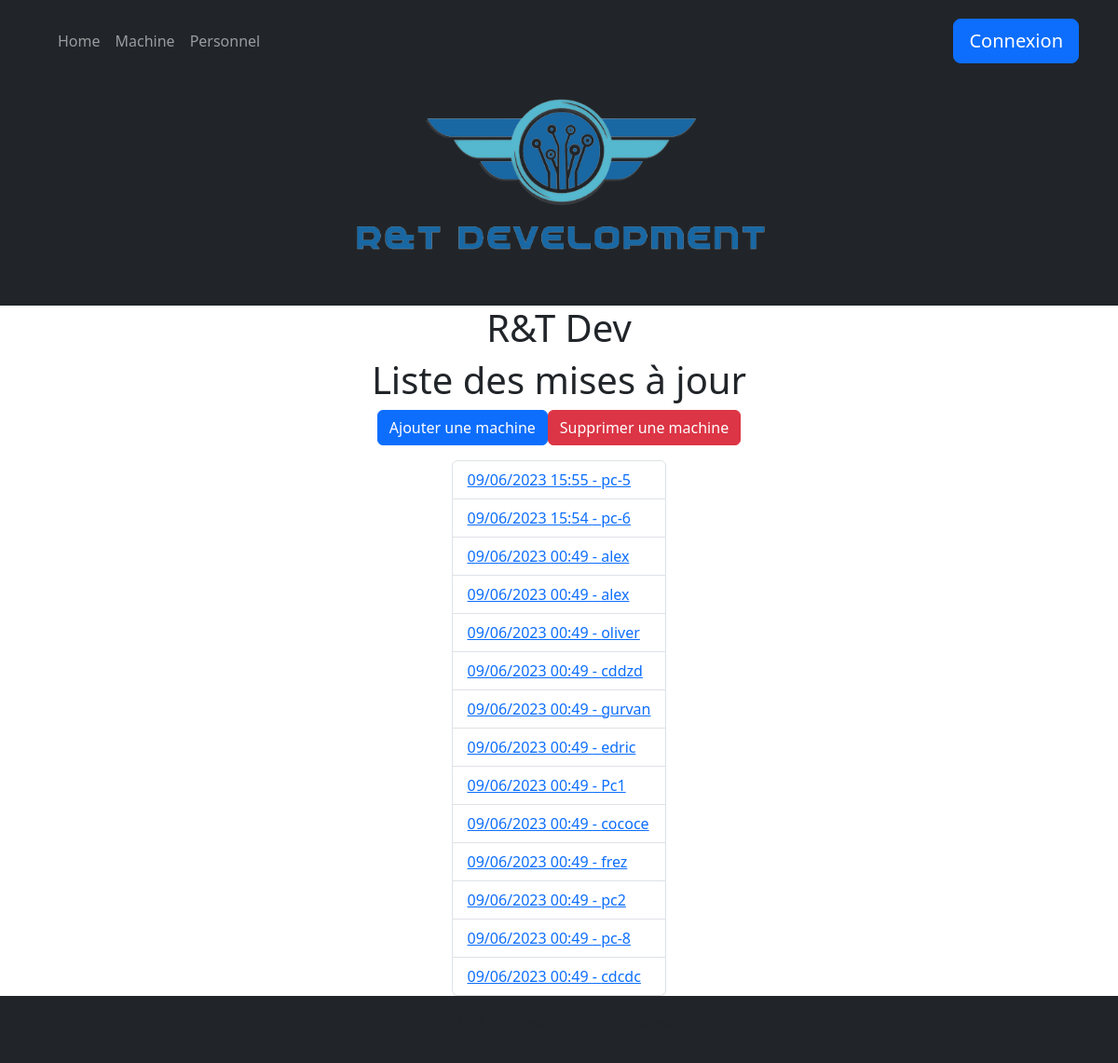
Page /computerApp/machines/ on the committed database.
### computerApp/models.py (models this page shows, shortened)
class Machine(models.Model):
    TYPE = (
        ('PC', 'PC - Run windows'),
        ('Mac', 'Mac - Run MacOs'),
        ('Serveur', 'Serveur - Simple Serveur to deploy virtual machines'),
        ('Switch', 'Switch - To maintains and connect servers'),
    )
    ETAT_CHOICES = (
        ('En ligne', 'En ligne'),
        ('Hors ligne', 'Hors ligne'),
    )
    id = models.AutoField(primary_key=True, editable=False)
    nom = models.CharField(max_length=200)
    maintenanceDate = models.DateField(default=datetime.now())
    type = models.CharField(max_length=32, choices=TYPE, default='PC')
    ip = models.CharField(max_length=15, default='0.0.0.0')
    etat = models.CharField(max_length=32, choices=ETAT_CHOICES, default='En ligne')
    date_maintenance = models.DateField(default=date.today)
    mise_a_jour = models.DateTimeField(auto_now=True)

### computerApp/views.py (the view)
# urls.py: path('machines/', views.machine_list_view, name='machines'),
def machine_list_view(request) :
    machines = Machine.objects.order_by('-mise_a_jour')
    context={'machines': machines}
    return render(request, 'computerApp/machine_list.html', context)

### computerApp/templates/computerApp/machine_list.html
{% extends "index.html" %}
{% block content %}
<div class="d-flex justify-content-center align-items-center flex-column">
    <h1>Liste des mises à jour</h1>
    <div class="d-flex justify-content-between mb-3">
        <a href="{% url 'add-machines' %}" class="btn btn-primary">Ajouter une machine</a>
        <a href="{% url 'delete-machine' %}" class="btn btn-danger">Supprimer une machine</a>
    </div>
    {% if machines %}
    <ul class="list-group">
        {% for machine in machines %}
        <li class="list-group-item">
            <a href="{% url 'machine-detail' machine.id %}">
                {{ machine.mise_a_jour|date:"d/m/Y H:i" }} - {{ machine.nom }}
            </a>
        </li>
        {% endfor %}
    </ul>
    {% else %}
    <p>Il n'y a pas de machine.</p>
    {% endif %}
</div>
{% endblock %}

### computerApp/templates/index.html (shortened to what this page needs)
<!DOCTYPE html>
<html lang="fr">
<head>
  {% load static %}
  <link rel="stylesheet" href="{% static 'css/style.css' %}">
  <link href="https://cdn.jsdelivr.net/npm/bootstrap@5.3.0-alpha3/dist/css/bootstrap.min.css" rel="stylesheet">
  <link rel="stylesheet" href="https://cdnjs.cloudflare.com/ajax/libs/bootstrap-datepicker/1.9.0/css/bootstrap-datepicker.min.css">
</head>
<body>
<div class="bg-dark">
  {% block header %}
  <header class="py-3">
    <div class="container">
      <div class="row align-items-center">
        <div class="col-lg-9">
          <nav class="navbar navbar-expand-lg navbar-dark navbar-lg">
            <div class="container-fluid">
              <div class="collapse navbar-collapse" id="navbarNav">
                <ul class="navbar-nav">
                  <li class="nav-item">
                    <a class="nav-link navbar-lg" href="{% url 'index' %}">Home</a>
                  </li>
                  <li class="nav-item">
                    <a class="nav-link navbar-lg" href="{% url 'machines' %}">Machine</a>
                  </li>
                  <li class="nav-item">
                    <a class="nav-link navbar-lg" href="{% url 'personnels' %}">Personnel</a>
                  </li>
                </ul>
              </div>
            </div>
          </nav>
        </div>
        <div class="col-lg-3 text-lg-end">
          {% if user.is_authenticated %}
            <form action="{% url 'logout' %}" method="post" id="logoutForm" class="d-inline">
              {% csrf_token %}
              <button type="submit" class="btn btn-primary btn-lg" id="logoutButton">Déconnexion</button>
            </form>
          {% else %}
            <a href="{% url 'login' %}" class="btn btn-primary btn-lg">Connexion</a>
          {% endif %}
        </div>
      </div>
      <div class="row justify-content-center">
        <div class="col-lg-6 text-center">
          <img src="{% static 'computerapp/images/logo.png' %}" alt="logo" class="img-fluid max-width: 50% smaller-image">
        </div>
      </div>
    </div>
  </header>
  {% endblock %}
</div>
<div class="container">
  <h1 class="text-center">R&T Dev</h1>
  {% block content %}{% endblock %}
</div>
<footer class="bg-dark py-3">
  <div class="container">
    <div class="text-center">
      <p>&copy; 2023 R&T Dev. All rights reserved.</p>
    </div>
  </div>
</footer>
</body>
</html>

### rows in the picture
Machine: mise_a_jour "09/06/2023 15:55", nom "pc-5"
Machine: mise_a_jour "09/06/2023 15:54", nom "pc-6"
Machine: mise_a_jour "09/06/2023 00:49", nom "alex"
Machine: mise_a_jour "09/06/2023 00:49", nom "alex"
Machine: mise_a_jour "09/06/2023 00:49", nom "oliver"
Machine: mise_a_jour "09/06/2023 00:49", nom "cddzd"
Machine: mise_a_jour "09/06/2023 00:49", nom "gurvan"
Machine: mise_a_jour "09/06/2023 00:49", nom "edric"
Machine: mise_a_jour "09/06/2023 00:49", nom "Pc1"
Machine: mise_a_jour "09/06/2023 00:49", nom "cococe"
Machine: mise_a_jour "09/06/2023 00:49", nom "frez"
Machine: mise_a_jour "09/06/2023 00:49", nom "pc2"
Machine: mise_a_jour "09/06/2023 00:49", nom "pc-8"
Machine: mise_a_jour "09/06/2023 00:49", nom "cdcdc"
